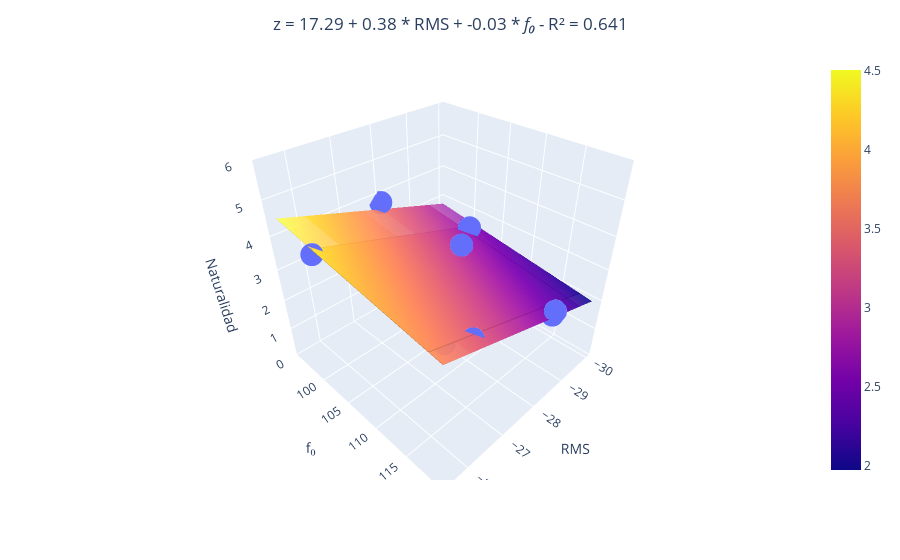

Notebook code cell kept with this figure:
### Code cell
if len(dicc_model) == 2:
    import plotly.express as px
    import plotly.graph_objects as go

    # Seleccionamos solo las características seleccionadas en X
    X_selected = X[:, selected_features]

    # Entrenamos el modelo de regresión con las características seleccionadas
    regr_multivar = SMWrapper(sm.OLS)
    regr_multivar_fit = regr_multivar.fit(X_selected, y)

    # Obtenemos las predicciones del modelo para las características seleccionadas
    y_pred = regr_multivar.predict(X_selected)

    # Crear la figura
    fig = px.scatter_3d(x=X_selected[:, 0], y=X_selected[:, 1], z=y)

    # Crear el plano de regresión
    xx, yy = np.meshgrid(X_selected[:, 0], X_selected[:, 1])
    zz = regr_multivar_fit.params[0] + np.dot(np.array([xx.ravel(), yy.ravel()]).T, regr_multivar_fit.params[1:].ravel()).reshape(xx.shape)
    fig.add_trace(go.Surface(x=xx, y=yy, z=zz, opacity=0.5))

    axis_name_list = []
    # Construir la cadena de texto para la ecuación del plano
    equation = f'z = {regr_multivar_fit.params[0].round(2)}'
    for i, (key, model) in enumerate(dicc_model.items()):
        feature_name = key.replace("_model", "").upper()
        feature_name_axis = feature_name
        if feature_name == 'F0':
            feature_name = '<i>f₀</i>'
            feature_name_axis = 'f₀'
        axis_name_list.append(feature_name_axis)
        equation += f' + {regr_multivar_fit.params[1:][i].round(2)} * {feature_name}'
        
    equation += f' - R² = {r_squared_value:.3f}'
    
    # Centrar el título
    fig.update_layout(title=dict(text=equation, x=0.5, xanchor='center'))

    # Etiquetas de los ejes y rango del eje z
    fig.update_layout(scene=dict(xaxis_title=axis_name_list[0], yaxis_title=axis_name_list[1], zaxis_title='Naturalidad', zaxis=dict(range=[0, 6]), yaxis=dict(tickvals=[100, 105, 110, 115])))

    fig.write_html(
       os.path.join(PATH, TEST_FOLDER, REGGRESSION_FOLDER, PARAMETRIC_FOLDER, NATURALIDAD_FOLDER, FEMALE_FOLDER, 'regresion_naturalidad_multivariable_female.html')
    )

    fig.write_image(
       os.path.join(PATH, TEST_FOLDER, REGGRESSION_FOLDER, PARAMETRIC_FOLDER, NATURALIDAD_FOLDER, FEMALE_FOLDER, 'regresion_naturalidad_multivariable_female.png')
    )


    fig.show()

### Figure 1 — Plotly figure (JSON) as saved in the notebook; plotly's stock layout.template omitted (floating-point values rounded to 4 significant figures)
{"data": [{"hovertemplate": "x=%{x}<br>y=%{y}<br>z=%{z}<extra></extra>", "legendgroup": "", "marker": {"color": "#636efa", "symbol": "circle"}, "mode": "markers", "name": "", "scene": "scene", "showlegend": false, "type": "scatter3d", "x": [-27.5, -26.1, -27, -30, -29, -28.5, -25.5, -26.5, -29.5, -28], "y": [111.1, 116.4, 101.3, 101.5, 117.7, 119.6, 101.0, 117.9, 102.3, 94.71], "z": [4.309, 3.221, 3.412, 2.176, 2, 2.75, 4.147, 3.265, 2.882, 3.779]}, {"opacity": 0.5, "type": "surface", "x": [[-27.5, -26.1, -27, -30, -29, -28.5, -25.5, -26.5, -29.5, -28], [-27.5, -26.1, -27, -30, -29, -28.5, -25.5, -26.5, -29.5, -28], [-27.5, -26.1, -27, -30, -29, -28.5, -25.5, -26.5, -29.5, -28], [-27.5, -26.1, -27, -30, -29, -28.5, -25.5, -26.5, -29.5, -28], [-27.5, -26.1, -27, -30, -29, -28.5, -25.5, -26.5, -29.5, -28], [-27.5, -26.1, -27, -30, -29, -28.5, -25.5, -26.5, -29.5, -28], [-27.5, -26.1, -27, -30, -29, -28.5, -25.5, -26.5, -29.5, -28], [-27.5, -26.1, -27, -30, -29, -28.5, -25.5, -26.5, -29.5, -28], [-27.5, -26.1, -27, -30, -29, -28.5, -25.5, -26.5, -29.5, -28], [-27.5, -26.1, -27, -30, -29, -28.5, -25.5, -26.5, -29.5, -28]], "y": [[111.1, 111.1, 111.1, 111.1, 111.1, 111.1, 111.1, 111.1, 111.1, 111.1], [116.4, 116.4, 116.4, 116.4, 116.4, 116.4, 116.4, 116.4, 116.4, 116.4], [101.3, 101.3, 101.3, 101.3, 101.3, 101.3, 101.3, 101.3, 101.3, 101.3], [101.5, 101.5, 101.5, 101.5, 101.5, 101.5, 101.5, 101.5, 101.5, 101.5], [117.7, 117.7, 117.7, 117.7, 117.7, 117.7, 117.7, 117.7, 117.7, 117.7], [119.6, 119.6, 119.6, 119.6, 119.6, 119.6, 119.6, 119.6, 119.6, 119.6], [101.0, 101.0, 101.0, 101.0, 101.0, 101.0, 101.0, 101.0, 101.0, 101.0], [117.9, 117.9, 117.9, 117.9, 117.9, 117.9, 117.9, 117.9, 117.9, 117.9], [102.3, 102.3, 102.3, 102.3, 102.3, 102.3, 102.3, 102.3, 102.3, 102.3], [94.71, 94.71, 94.71, 94.71, 94.71, 94.71, 94.71, 94.71, 94.71, 94.71]], "z": [[3.201, 3.73, 3.39, 2.255, 2.633, 2.822, 3.957, 3.579, 2.444, 3.012], [3.026, 3.556, 3.216, 2.081, 2.459, 2.648, 3.783, 3.405, 2.27, 2.837], [3.526, 4.056, 3.715, 2.581, 2.959, 3.148, 4.283, 3.905, 2.77, 3.337], [3.519, 4.048, 3.708, 2.573, 2.952, 3.141, 4.275, 3.897, 2.762, 3.33], [2.98, 3.51, 3.169, 2.035, 2.413, 2.602, 3.737, 3.359, 2.224, 2.791], [2.919, 3.449, 3.108, 1.974, 2.352, 2.541, 3.676, 3.298, 2.163, 2.73], [3.537, 4.067, 3.726, 2.591, 2.97, 3.159, 4.293, 3.915, 2.781, 3.348], [2.975, 3.505, 3.164, 2.03, 2.408, 2.597, 3.732, 3.353, 2.219, 2.786], [3.495, 4.024, 3.684, 2.549, 2.927, 3.116, 4.251, 3.873, 2.738, 3.305], [3.746, 4.275, 3.935, 2.8, 3.178, 3.368, 4.502, 4.124, 2.989, 3.557]]}], "layout": {"legend": {"tracegroupgap": 0}, "margin": {"t": 60}, "scene": {"domain": {"x": [0, 1], "y": [0, 1]}, "xaxis": {"title": {"text": "RMS"}}, "yaxis": {"tickvals": [100, 105, 110, 115], "title": {"text": "f₀"}}, "zaxis": {"range": [0, 6], "title": {"text": "Naturalidad"}}}, "title": {"text": "z = 17.29 + 0.38 * RMS + -0.03 * <i>f₀</i> - R² = 0.641", "x": 0.5, "xanchor": "center"}}}
